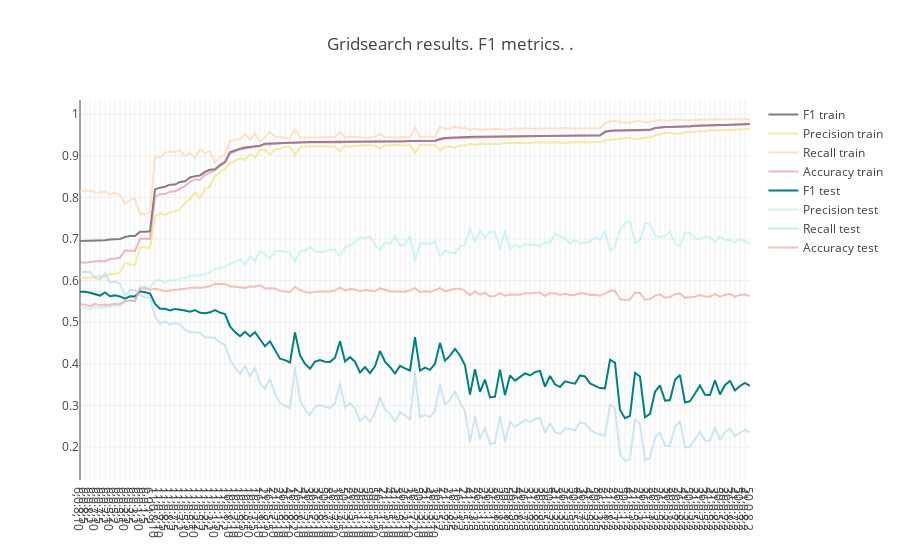

This figure's notebook cell:
### Code cell
import sys
sys.path.insert(0, '../../../basic codes')

import pandas as pd
from plotly_plot_gridsearch_results import *

plot_gridsearch_results(data[0], '', True)

### Figure 1 — Plotly figure (JSON) as saved in the notebook; plotly's stock layout.template omitted (floating-point values rounded to 4 significant figures; data arrays with more than 128 entries replaced by an {"elided": "..."} marker saying what was removed)
{"data": [{"line": {"color": "#7F7F7F"}, "name": "F1 train", "opacity": 1, "type": "scatter", "x": {"elided": "135 int values"}, "y": {"elided": "135 float values"}}, {"line": {"color": "khaki"}, "name": "Precision train", "opacity": 0.8, "type": "scatter", "x": {"elided": "135 int values"}, "y": {"elided": "135 float values"}}, {"line": {"color": "peachpuff"}, "name": "Recall train", "opacity": 0.8, "type": "scatter", "x": {"elided": "135 int values"}, "y": {"elided": "135 float values"}}, {"line": {"color": "palevioletred"}, "name": "Accuracy train", "opacity": 0.5, "type": "scatter", "x": {"elided": "135 int values"}, "y": {"elided": "135 float values"}}, {"line": {"color": "teal"}, "name": "F1 test", "opacity": 1, "type": "scatter", "x": {"elided": "135 int values"}, "y": {"elided": "135 float values"}}, {"line": {"color": "paleturquoise"}, "name": "Precision test", "opacity": 0.6, "type": "scatter", "x": {"elided": "135 int values"}, "y": {"elided": "135 float values"}}, {"line": {"color": "lightblue"}, "name": "Recall test", "opacity": 0.6, "type": "scatter", "x": {"elided": "135 int values"}, "y": {"elided": "135 float values"}}, {"line": {"color": "lightcoral"}, "name": "Accuracy test", "opacity": 0.5, "type": "scatter", "x": {"elided": "135 int values"}, "y": {"elided": "135 float values"}}], "layout": {"title": "Gridsearch results. F1 metrics. .", "xaxis": {"ticktext": {"elided": "135x3 float values"}, "tickvals": {"elided": "135 int values"}}}}
